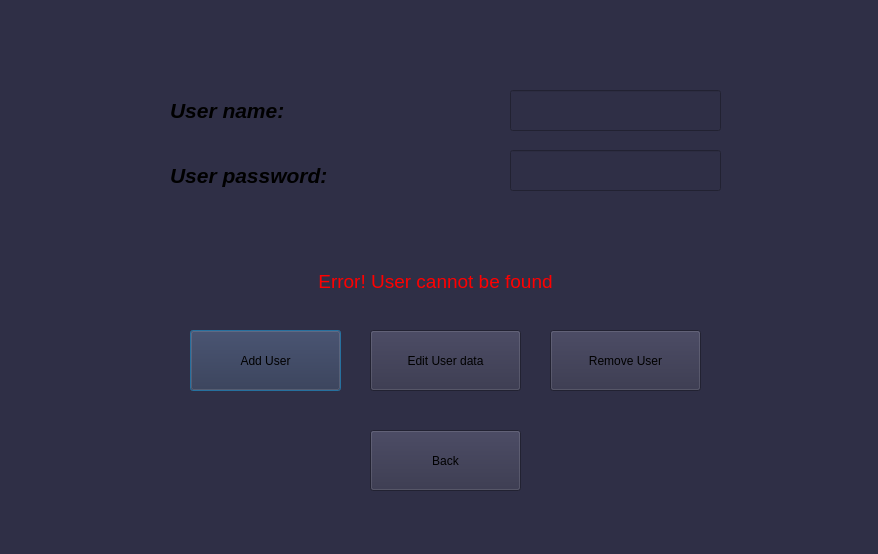
<?xml version="1.0" encoding="UTF-8"?>
<ui version="4.0">
 <class>adduser</class>
 <widget class="QDialog" name="adduser">
  <property name="geometry">
   <rect>
    <x>0</x>
    <y>0</y>
    <width>878</width>
    <height>554</height>
   </rect>
  </property>
  <property name="windowTitle">
   <string>Dialog</string>
  </property>
  <property name="styleSheet">
   <string notr="true">background-color: rgb(47, 47, 70);
font: 9pt &quot;Impact&quot;;</string>
  </property>
  <widget class="QLabel" name="label">
   <property name="geometry">
    <rect>
     <x>170</x>
     <y>90</y>
     <width>131</width>
     <height>41</height>
    </rect>
   </property>
   <property name="text">
    <string>&lt;html&gt;&lt;head/&gt;&lt;body&gt;&lt;p&gt;&lt;span style=&quot; font-size:16pt; font-weight:700; font-style:italic;&quot;&gt;User name: &lt;/span&gt;&lt;/p&gt;&lt;/body&gt;&lt;/html&gt;</string>
   </property>
  </widget>
  <widget class="QLabel" name="label_2">
   <property name="geometry">
    <rect>
     <x>170</x>
     <y>150</y>
     <width>181</width>
     <height>51</height>
    </rect>
   </property>
   <property name="text">
    <string>&lt;html&gt;&lt;head/&gt;&lt;body&gt;&lt;p&gt;&lt;span style=&quot; font-size:16pt; font-weight:700; font-style:italic;&quot;&gt;User password:&lt;/span&gt;&lt;/p&gt;&lt;/body&gt;&lt;/html&gt;</string>
   </property>
  </widget>
  <widget class="QLineEdit" name="lineEdit_name">
   <property name="geometry">
    <rect>
     <x>510</x>
     <y>90</y>
     <width>211</width>
     <height>41</height>
    </rect>
   </property>
  </widget>
  <widget class="QLineEdit" name="lineEdit_pass">
   <property name="geometry">
    <rect>
     <x>510</x>
     <y>150</y>
     <width>211</width>
     <height>41</height>
    </rect>
   </property>
  </widget>
  <widget class="QPushButton" name="pushButton_add">
   <property name="geometry">
    <rect>
     <x>190</x>
     <y>330</y>
     <width>151</width>
     <height>61</height>
    </rect>
   </property>
   <property name="styleSheet">
    <string notr="true">font: 700 12pt &quot;Segoe UI&quot;;</string>
   </property>
   <property name="text">
    <string>Add User</string>
   </property>
  </widget>
  <widget class="QPushButton" name="pushButton_remove">
   <property name="geometry">
    <rect>
     <x>550</x>
     <y>330</y>
     <width>151</width>
     <height>61</height>
    </rect>
   </property>
   <property name="styleSheet">
    <string notr="true">font: 700 12pt &quot;Segoe UI&quot;;</string>
   </property>
   <property name="text">
    <string>Remove User</string>
   </property>
  </widget>
  <widget class="QPushButton" name="pushButton_edit">
   <property name="geometry">
    <rect>
     <x>370</x>
     <y>330</y>
     <width>151</width>
     <height>61</height>
    </rect>
   </property>
   <property name="styleSheet">
    <string notr="true">font: 700 12pt &quot;Segoe UI&quot;;</string>
   </property>
   <property name="text">
    <string>Edit User data</string>
   </property>
  </widget>
  <widget class="QPushButton" name="pushButton_back">
   <property name="geometry">
    <rect>
     <x>370</x>
     <y>430</y>
     <width>151</width>
     <height>61</height>
    </rect>
   </property>
   <property name="styleSheet">
    <string notr="true">font: 700 12pt &quot;Segoe UI&quot;;</string>
   </property>
   <property name="text">
    <string>Back</string>
   </property>
  </widget>
  <widget class="QLabel" name="label_error">
   <property name="geometry">
    <rect>
     <x>280</x>
     <y>270</y>
     <width>311</width>
     <height>20</height>
    </rect>
   </property>
   <property name="text">
    <string>&lt;html&gt;&lt;head/&gt;&lt;body&gt;&lt;p align=&quot;center&quot;&gt;&lt;span style=&quot; font-size:14pt; color:#ff0000;&quot;&gt;Error! User cannot be found&lt;/span&gt;&lt;/p&gt;&lt;/body&gt;&lt;/html&gt;</string>
   </property>
  </widget>
 </widget>
 <resources/>
 <connections/>
</ui>
